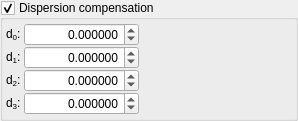
                <widget class="QGroupBox" name="groupBox_dispersionCompensation">
                 <property name="enabled">
                  <bool>true</bool>
                 </property>
                 <property name="title">
                  <string>Dispersion compensation</string>
                 </property>
                 <property name="flat">
                  <bool>false</bool>
                 </property>
                 <property name="checkable">
                  <bool>true</bool>
                 </property>
                 <layout class="QHBoxLayout" name="horizontalLayout_32">
                  <property name="spacing">
                   <number>3</number>
                  </property>
                  <property name="leftMargin">
                   <number>3</number>
                  </property>
                  <property name="topMargin">
                   <number>3</number>
                  </property>
                  <property name="rightMargin">
                   <number>3</number>
                  </property>
                  <property name="bottomMargin">
                   <number>3</number>
                  </property>
                  <item>
                   <layout class="QVBoxLayout" name="verticalLayout_12">
                    <property name="spacing">
                     <number>0</number>
                    </property>
                    <item>
                     <layout class="QHBoxLayout" name="horizontalLayout_18">
                      <item>
                       <widget class="QLabel" name="label_16">
                        <property name="text">
                         <string>d&lt;sub&gt;0&lt;/sub&gt;: </string>
                        </property>
                       </widget>
                      </item>
                      <item>
                       <widget class="QDoubleSpinBox" name="doubleSpinBox_d0">
                        <property name="sizePolicy">
                         <sizepolicy hsizetype="Expanding" vsizetype="Fixed">
                          <horstretch>0</horstretch>
                          <verstretch>0</verstretch>
                         </sizepolicy>
                        </property>
                        <property name="minimumSize">
                         <size>
                          <width>100</width>
                          <height>0</height>
                         </size>
                        </property>
                        <property name="alignment">
                         <set>Qt::AlignRight|Qt::AlignTrailing|Qt::AlignVCenter</set>
                        </property>
                        <property name="decimals">
                         <number>6</number>
                        </property>
                        <property name="minimum">
                         <double>-10000000000000000.000000000000000</double>
                        </property>
                        <property name="maximum">
                         <double>10000000000000000.000000000000000</double>
                        </property>
                        <property name="singleStep">
                         <double>0.500000000000000</double>
                        </property>
                       </widget>
                      </item>
                     </layout>
                    </item>
                    <item>
                     <layout class="QHBoxLayout" name="horizontalLayout_19">
                      <item>
                       <widget class="QLabel" name="label_17">
                        <property name="text">
                         <string>d&lt;sub&gt;1&lt;/sub&gt;: </string>
                        </property>
                       </widget>
                      </item>
                      <item>
                       <widget class="QDoubleSpinBox" name="doubleSpinBox_d1">
                        <property name="sizePolicy">
                         <sizepolicy hsizetype="Expanding" vsizetype="Fixed">
                          <horstretch>0</horstretch>
                          <verstretch>0</verstretch>
                         </sizepolicy>
                        </property>
                        <property name="minimumSize">
                         <size>
                          <width>40</width>
                          <height>0</height>
                         </size>
                        </property>
                        <property name="alignment">
                         <set>Qt::AlignRight|Qt::AlignTrailing|Qt::AlignVCenter</set>
                        </property>
                        <property name="decimals">
                         <number>6</number>
                        </property>
                        <property name="minimum">
                         <double>-10000000000000000.000000000000000</double>
                        </property>
                        <property name="maximum">
                         <double>10000000000000000.000000000000000</double>
                        </property>
                        <property name="singleStep">
                         <double>0.500000000000000</double>
                        </property>
                       </widget>
                      </item>
                     </layout>
                    </item>
                    <item>
                     <layout class="QHBoxLayout" name="horizontalLayout_20">
                      <item>
                       <widget class="QLabel" name="label_18">
                        <property name="text">
                         <string>d&lt;sub&gt;2&lt;/sub&gt;: </string>
                        </property>
                       </widget>
                      </item>
                      <item>
                       <widget class="QDoubleSpinBox" name="doubleSpinBox_d2">
                        <property name="sizePolicy">
                         <sizepolicy hsizetype="Expanding" vsizetype="Fixed">
                          <horstretch>0</horstretch>
                          <verstretch>0</verstretch>
                         </sizepolicy>
                        </property>
                        <property name="minimumSize">
                         <size>
                          <width>40</width>
                          <height>0</height>
                         </size>
                        </property>
                        <property name="alignment">
                         <set>Qt::AlignRight|Qt::AlignTrailing|Qt::AlignVCenter</set>
                        </property>
                        <property name="decimals">
                         <number>6</number>
                        </property>
                        <property name="minimum">
                         <double>-10000000000000000.000000000000000</double>
                        </property>
                        <property name="maximum">
                         <double>10000000000000000.000000000000000</double>
                        </property>
                        <property name="singleStep">
                         <double>0.500000000000000</double>
                        </property>
                        <property name="value">
                         <double>0.000000000000000</double>
                        </property>
                       </widget>
                      </item>
                     </layout>
                    </item>
                    <item>
                     <layout class="QHBoxLayout" name="horizontalLayout_21">
                      <item>
                       <widget class="QLabel" name="label_19">
                        <property name="text">
                         <string>d&lt;sub&gt;3&lt;/sub&gt;: </string>
                        </property>
                       </widget>
                      </item>
                      <item>
                       <widget class="QDoubleSpinBox" name="doubleSpinBox_d3">
                        <property name="sizePolicy">
                         <sizepolicy hsizetype="Expanding" vsizetype="Fixed">
                          <horstretch>0</horstretch>
                          <verstretch>0</verstretch>
                         </sizepolicy>
                        </property>
                        <property name="minimumSize">
                         <size>
                          <width>40</width>
                          <height>0</height>
                         </size>
                        </property>
                        <property name="alignment">
                         <set>Qt::AlignRight|Qt::AlignTrailing|Qt::AlignVCenter</set>
                        </property>
                        <property name="decimals">
                         <number>6</number>
                        </property>
                        <property name="minimum">
                         <double>-10000000000000000.000000000000000</double>
                        </property>
                        <property name="maximum">
                         <double>10000000000000000.000000000000000</double>
                        </property>
                        <property name="singleStep">
                         <double>0.500000000000000</double>
                        </property>
                       </widget>
                      </item>
                     </layout>
                    </item>
                   </layout>
                  </item>
                  <item>
                   <widget class="MiniCurvePlot" name="widget_dispersionCurvePlot" native="true">
                    <property name="sizePolicy">
                     <sizepolicy hsizetype="Expanding" vsizetype="Expanding">
                      <horstretch>0</horstretch>
                      <verstretch>0</verstretch>
                     </sizepolicy>
                    </property>
                    <property name="minimumSize">
                     <size>
                      <width>150</width>
                      <height>0</height>
                     </size>
                    </property>
                   </widget>
                  </item>
                 </layout>
                </widget>
